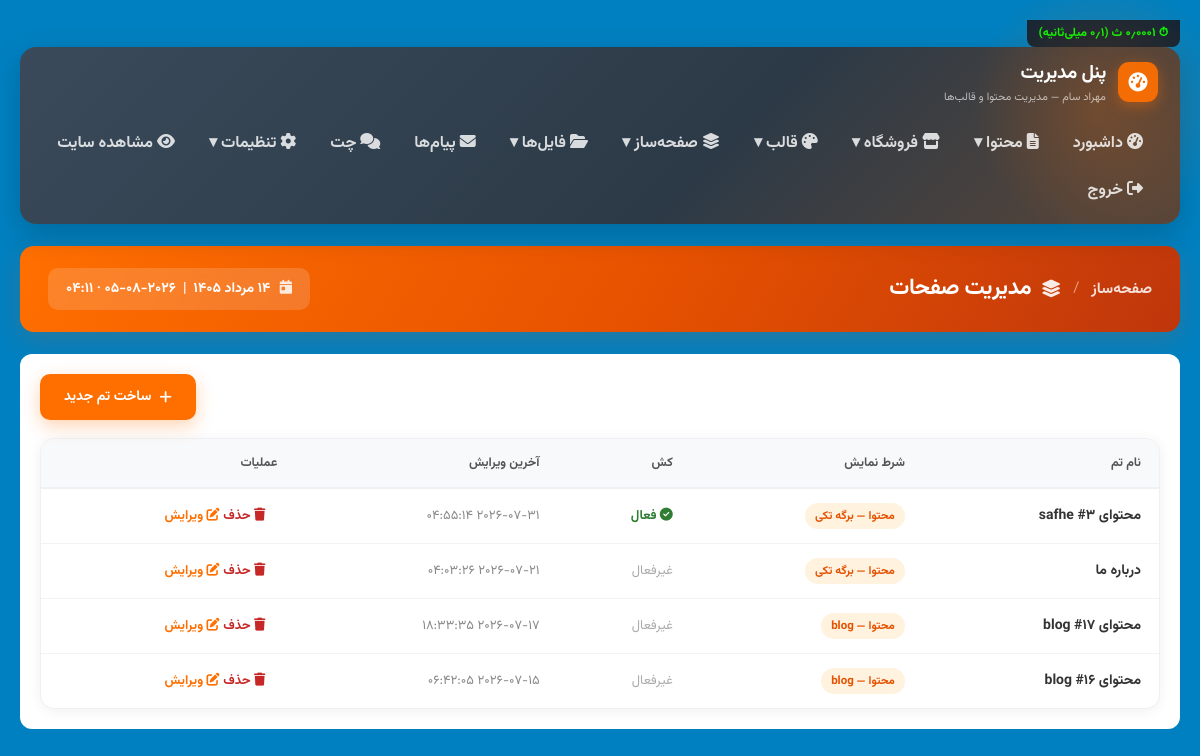
Screenshot of /mod/builder/pages (signed in) with the database file from the repository.
### tables this page shows
CREATE TABLE `block_pages` (
  `id` int(11) NOT NULL AUTO_INCREMENT,
  `page_id` int(11) DEFAULT NULL,
  `page_type` varchar(50) DEFAULT 'safhe',
  `name` varchar(120) DEFAULT NULL,
  `condition_type` varchar(20) NOT NULL DEFAULT 'single',
  `condition_value` varchar(120) NOT NULL DEFAULT '',
  `part` varchar(20) NOT NULL DEFAULT '',
  `blocks_data` longtext,
  `position_mode` tinyint(1) NOT NULL DEFAULT '0',
  `mobile_mode` varchar(10) NOT NULL DEFAULT 'auto',
  `cached_html` longtext,
  `cache_updated` timestamp NULL DEFAULT NULL,
  `created_at` timestamp NULL DEFAULT CURRENT_TIMESTAMP,
  `updated_at` timestamp NULL DEFAULT CURRENT_TIMESTAMP ON UPDATE CURRENT_TIMESTAMP,
  PRIMARY KEY (`id`)
);

### mohtava/sakhtar/builder.php (the view, shortened to what this page needs)
<?php
function builder_route($action, $params) {
    switch ($action) {
        case 'pages':
            builder_page_list();
            break;
    }
}
function builder_condition_label($row) {
    $type = $row['condition_type'] ?? 'single';
    $val  = $row['condition_value'] ?? '';
    $part = $row['part'] ?? '';
    $map = [
        'single'  => ['single' => 'صفحه تکی (بر اساس نوع)', 'post' => 'مطلب تکی', 'product' => 'محصول تکی', 'khadamat' => 'خدمت تکی', 'safhe' => 'برگه تکی', 'home' => 'صفحه اصلی'],
        'archive' => ['archive' => 'آرشیو', 'blog' => 'آرشیو وبلاگ', 'product' => 'آرشیو محصولات', 'khadamat' => 'آرشیو خدمات'],
        'global'  => ['*' => 'سراسری (همه صفحات)'],
    ];
    $label = $map[$type][$val] ?? $val;
    $part_label = [
        '' => 'محتوا',
        'header' => 'هدر',
        'footer' => 'پانویس',
        'single' => 'قالب تکی',
        'archive' => 'قالب آرشیو',
    ][$part] ?? $part;
    return $part_label . ' — ' . $label;
}
function builder_page_list() {
    $bank = new Bank();
    $conn = $bank->getConnection();
    $result = $conn->query("SELECT bp.id, bp.page_id, bp.page_type, bp.name, bp.condition_type, bp.condition_value,
                            bp.cached_html IS NOT NULL AS has_cache, bp.updated_at, p.title
                            FROM block_pages bp
                            LEFT JOIN posts p ON bp.page_id = p.id
                            ORDER BY bp.condition_type, bp.updated_at DESC");
    $pages = $result ? $result->fetch_all(MYSQLI_ASSOC) : [];
    include __DIR__ . '/../../ghaleb/ghmod/sarfaraz.php';
    ?>
    <div style="display:flex; justify-content:flex-end; margin-bottom:18px;">
        <a href="<?= BASE_URL ?>mod/builder/new" style="display:inline-flex;align-items:center;gap:8px;padding:12px 24px;border-radius:10px;background:var(--rang-asli,#FF6F00);color:#fff;font-weight:800;font-size:14px;text-decoration:none;box-shadow:0 6px 18px rgba(255,111,0,0.3);transition:all 0.2s;"><i class="fa-solid fa-plus"></i> ساخت تم جدید</a>
    </div>
    <table class="theme-table">
        <thead>
            <tr>
                <th>نام تم</th>
                <th>شرط نمایش</th>
                <th>کش</th>
                <th>آخرین ویرایش</th>
                <th>عملیات</th>
            </tr>
        </thead>
        <tbody>
        <?php if (empty($pages)): ?>
            <tr><td colspan="5" class="theme-empty">
                <i class="fa-solid fa-inbox"></i>
                هنوز تمی ساخته نشده. روی «ساخت تم جدید» کلیک کنید.
            </td></tr>
        <?php else: foreach ($pages as $p): ?>
            <tr>
                <td class="tt-name"><?= htmlspecialchars($p['name'] ?: ('تم #' . $p['id'])) ?></td>
                <td><span class="tt-badge"><?= builder_condition_label($p) ?></span></td>
                <td><?= $p['has_cache'] ? '<span class="tt-cache-on"><i class="fa-solid fa-circle-check"></i> فعال</span>' : '<span class="tt-cache-off">غیرفعال</span>' ?></td>
                <td style="color:#888;font-size:13px;"><?= $p['updated_at'] ?></td>
                <td class="tt-actions">
                    <a href="<?= BASE_URL ?>mod/builder/delete/<?= $p['id'] ?>" class="del" onclick="return confirm('آیا از حذف این قالب مطمئنید؟ این عمل غیرقابل بازگشت است.');"><i class="fa-solid fa-trash"></i> حذف</a>
                    <a href="<?= BASE_URL ?>mod/builder/edit/<?= $p['id'] ?>" class="edit"><i class="fa-solid fa-pen-to-square"></i> ویرایش</a>
                </td>
            </tr>
        <?php endforeach; endif; ?>
        </tbody>
    </table>
    <?php
    include __DIR__ . '/../../ghaleb/ghmod/panevis.php';
}
    ?>

### mohtava/sakhtar/builder.php (style rules this page uses)
.theme-table { width:100%; border-collapse:separate; border-spacing:0; background:#fff; border-radius:14px; overflow:hidden; box-shadow:0 2px 14px rgba(0,0,0,0.06); border:1px solid #eef0f4; }
.theme-table thead th { background:#f8f9fa; color:#555; font-size:12.5px; font-weight:700; text-align:right; padding:14px 18px; border-bottom:2px solid #eef0f4; white-space:nowrap; }
.theme-table tbody td { padding:14px 18px; border-bottom:1px solid #f1f3f5; font-size:14px; color:#333; vertical-align:middle; }
.theme-table tbody tr:last-child td { border-bottom:none; }
.theme-table tbody tr { transition:background 0.15s; }
.tt-name { font-weight:700; color:#1a1a1a; }
.tt-badge { display:inline-block; padding:4px 10px; border-radius:20px; font-size:11.5px; font-weight:600; background:#fff3e0; color:#E65100; }
.tt-cache-on { color:#2e7d32; font-weight:600; font-size:13px; }
.tt-cache-off { color:#aaa; font-size:13px; }
.tt-actions a { font-size:13px; text-decoration:none; font-weight:600; transition:color 0.15s; }
.tt-actions a.edit { color:var(--rang-asli,#FF6F00); }
.tt-actions a.del { color:#c62828; margin-right:12px; }

### rows the page displays
block_pages: name "محتوای safhe #۳", builder_condition_label($p) "محتوا — برگه تکی", shows "فعال", updated_at "۲۰۲۶-۰۷-۳۱ ۰۴:۵۵:۱۴"
block_pages: name "درباره ما", builder_condition_label($p) "محتوا — برگه تکی", shows "غیرفعال", updated_at "۲۰۲۶-۰۷-۲۱ ۰۴:۰۳:۲۶"
block_pages: name "محتوای blog #۱۷", builder_condition_label($p) "محتوا — blog", shows "غیرفعال", updated_at "۲۰۲۶-۰۷-۱۷ ۱۸:۳۳:۳۵"
block_pages: name "محتوای blog #۱۶", builder_condition_label($p) "محتوا — blog", shows "غیرفعال", updated_at "۲۰۲۶-۰۷-۱۵ ۰۶:۴۲:۰۵"

### other values shown
$item['label'] "داشبورد"
$item['label'] "محتوا"
$item['label'] "فروشگاه"
$item['label'] "قالب"
$item['label'] "صفحه‌ساز"
$item['label'] "فایل‌ها"
$item['label'] "پیام‌ها"
$item['label'] "چت"
$item['label'] "تنظیمات"
$item['label'] "مشاهده سایت"
$item['label'] "خروج"
$pb_parent "صفحه‌ساز"
$pb_name "مدیریت صفحات"
